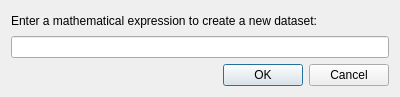
<?xml version="1.0" encoding="UTF-8"?>
<ui version="4.0">
 <class>FunctionDialog</class>
 <widget class="QDialog" name="FunctionDialog">
  <property name="geometry">
   <rect>
    <x>0</x>
    <y>0</y>
    <width>400</width>
    <height>97</height>
   </rect>
  </property>
  <property name="sizePolicy">
   <sizepolicy hsizetype="Preferred" vsizetype="Preferred">
    <horstretch>0</horstretch>
    <verstretch>0</verstretch>
   </sizepolicy>
  </property>
  <property name="minimumSize">
   <size>
    <width>400</width>
    <height>97</height>
   </size>
  </property>
  <property name="maximumSize">
   <size>
    <width>400</width>
    <height>97</height>
   </size>
  </property>
  <property name="windowTitle">
   <string>Dialog</string>
  </property>
  <property name="windowIcon">
   <iconset resource="resources.qrc">
    <normaloff>:/icons/function.svg</normaloff>:/icons/function.svg</iconset>
  </property>
  <layout class="QVBoxLayout" name="verticalLayout">
   <item>
    <widget class="QLabel" name="label">
     <property name="text">
      <string>Enter a mathematical expression to create a new dataset:</string>
     </property>
    </widget>
   </item>
   <item>
    <widget class="QLineEdit" name="functionInput"/>
   </item>
   <item>
    <widget class="QDialogButtonBox" name="buttonBox">
     <property name="orientation">
      <enum>Qt::Horizontal</enum>
     </property>
     <property name="standardButtons">
      <set>QDialogButtonBox::Cancel|QDialogButtonBox::Ok</set>
     </property>
    </widget>
   </item>
  </layout>
 </widget>
 <resources>
  <include location="resources.qrc"/>
 </resources>
 <connections>
  <connection>
   <sender>buttonBox</sender>
   <signal>accepted()</signal>
   <receiver>FunctionDialog</receiver>
   <slot>accept()</slot>
   <hints>
    <hint type="sourcelabel">
     <x>248</x>
     <y>254</y>
    </hint>
    <hint type="destinationlabel">
     <x>157</x>
     <y>274</y>
    </hint>
   </hints>
  </connection>
  <connection>
   <sender>buttonBox</sender>
   <signal>rejected()</signal>
   <receiver>FunctionDialog</receiver>
   <slot>reject()</slot>
   <hints>
    <hint type="sourcelabel">
     <x>316</x>
     <y>260</y>
    </hint>
    <hint type="destinationlabel">
     <x>286</x>
     <y>274</y>
    </hint>
   </hints>
  </connection>
 </connections>
</ui>
